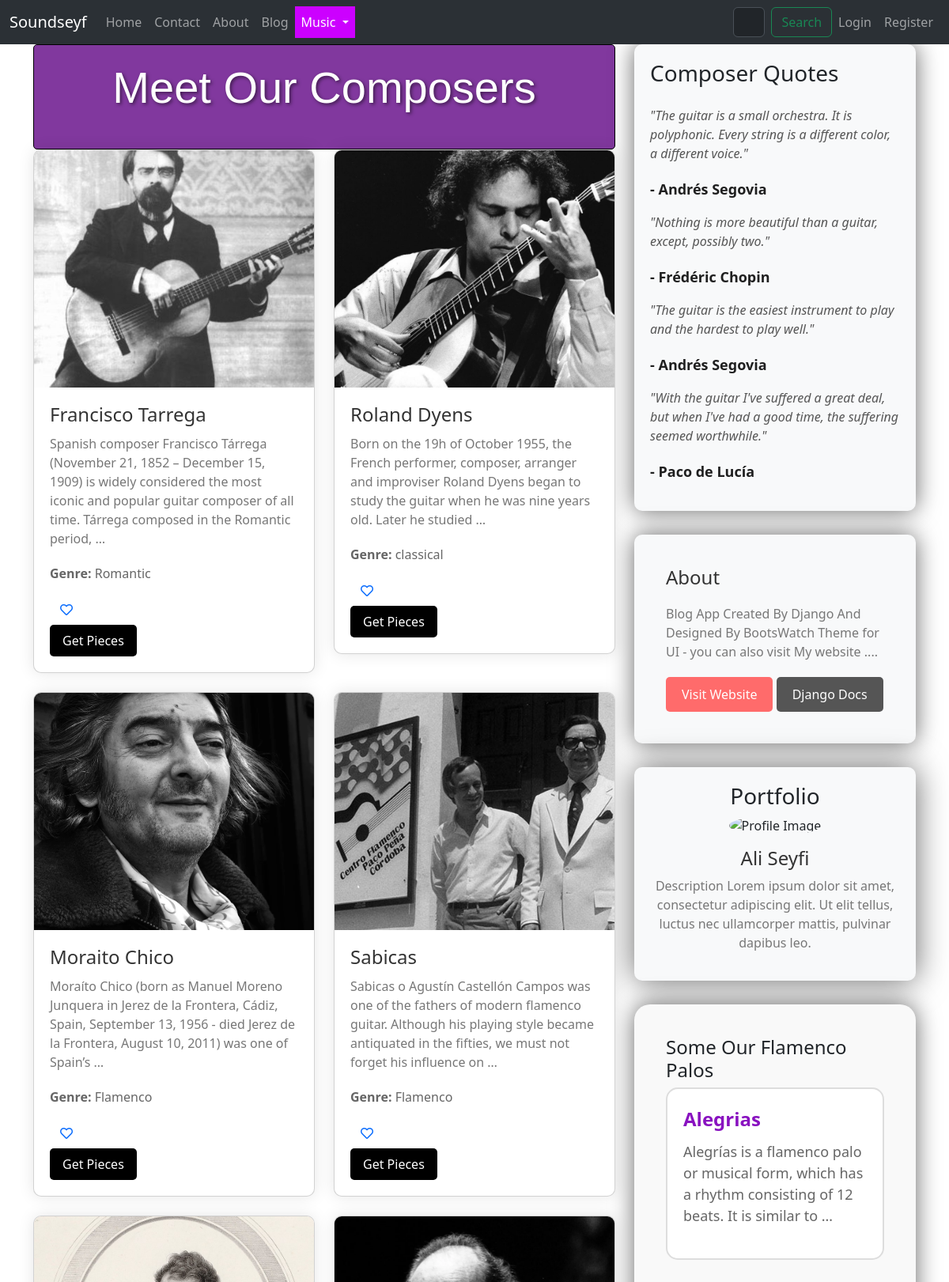
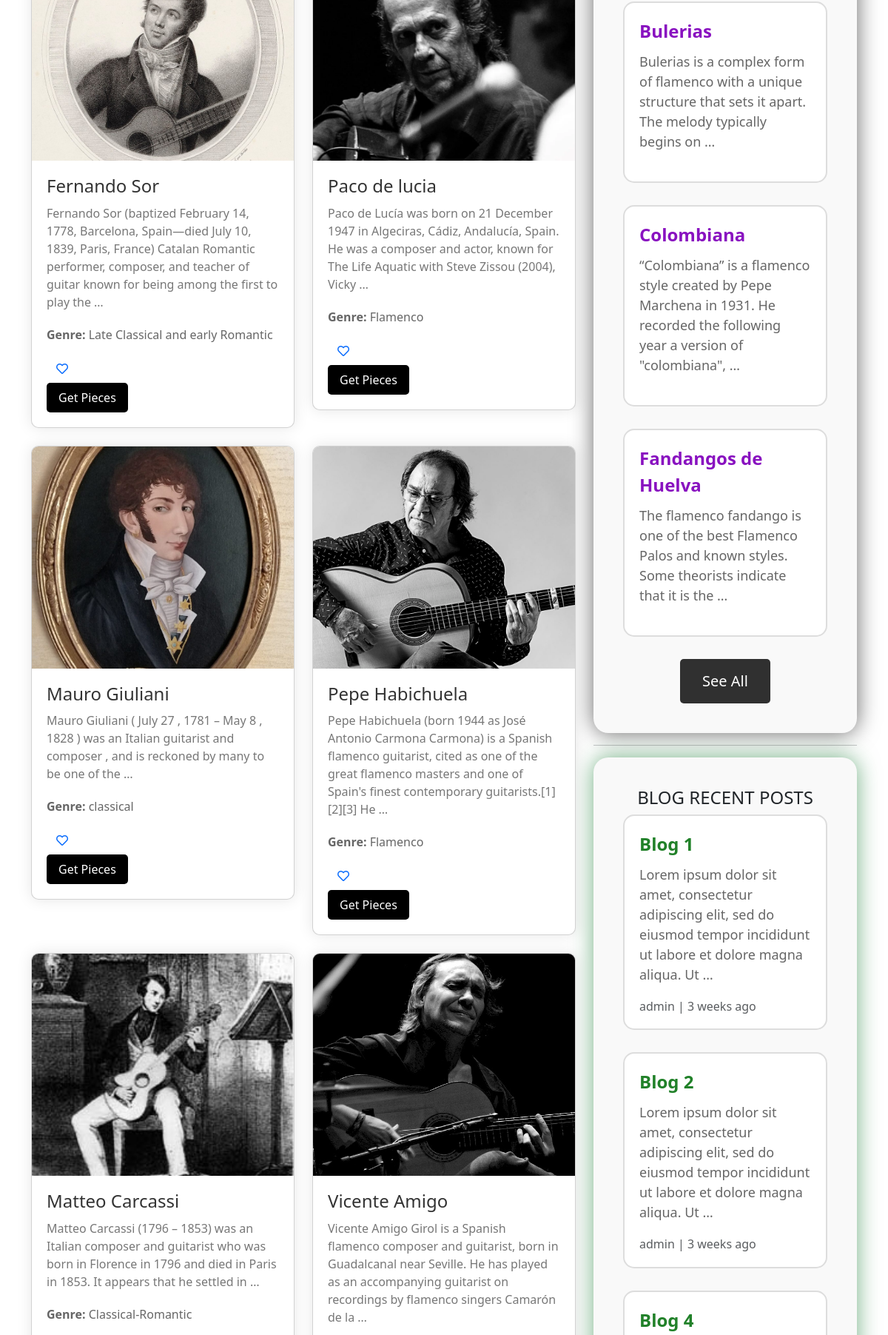
Screenshot of /music/composers (upper part) with the database file from the repository (2 pictures, top to bottom).
### music/models.py (models this page shows, shortened)
class Composer(models.Model):
    name = models.CharField(max_length=255,null=True,blank=True)
    biography = models.TextField(null=True, blank=True)
    image = models.ImageField(upload_to="Composers/" , default="default.jpg")
    genre = models.CharField(max_length=255,null=True,blank=True)
    nationality = models.CharField(blank=True,null=True,max_length=255)

class Palo(models.Model):
    name = models.CharField(max_length=255)
    description = models.TextField(null=True)
    song = models.FileField(upload_to="palos/")
    song_detail = models.TextField(null=True,blank=True)

### blog/models.py (models this page shows, shortened)
class Post(models.Model):
    title = models.CharField(max_length=255,unique=True)
    slug = models.SlugField(max_length=255,unique=True)
    author = models.ForeignKey(User,on_delete=models.CASCADE,null=True)
    content = models.TextField(null=True,blank=True)
    created_on = models.DateTimeField(auto_now_add=True)
    updated_on = models.DateTimeField(auto_now=True)
    published_on = models.DateTimeField(null=True)
    status = models.CharField(max_length=255,choices=STATUS_CHOICES)
    counted_views = models.IntegerField(default=0)
    login_required = models.BooleanField(default=False)
    class Meta:
        ordering = ['-created_on']

### music/views.py (the view)
# urls.py: path('composers',ComposersView , name="composers" ),
def ComposersView(request):
    composers = Composer.objects.all()
    p = Paginator(composers,10)
    try:
        page_number = request.GET.get('page')
        composers = p.get_page(page_number)
    except EmptyPage:
        composers = composers.get_page(1)
    except PageNotAnInteger:
        composers = composers.get_page(1)
    if request.user.is_authenticated:
         favorited_composer_ids = set(request.user.favoritecomposer_set.values_list('composer__id', flat=True))
         context = {"composers": composers, "favorited_composer_ids": favorited_composer_ids}
         return render(request,'music/composers.html',context)
    else:
         context = {"composers": composers}
         return render(request,'music/composers.html',context)

### blog/templatetags/blog-tags.py (called while the page is built)
@register.inclusion_tag('blog/recentposts.html')
def recentpost():
    recentposts = Post.objects.all().order_by('published_on')[:3]
    return  {"recentposts":recentposts}

### music/templatetags/music-tags.py (called while the page is built)
@register.inclusion_tag('music/somepalos.html')
def somepalos():
    somepalos = Palo.objects.all().order_by('name')[:4]
    return  {"somepalos":somepalos}

### templates/music/composers.html (shortened to what this page needs)
{% extends "base.html" %}
{% load static %}
{% load music-tags %}
{% load blog-tags %}
{% load thumbnail %}
{% block content %}
<div class="container">
  <div class="row">
    <div class="col-md-8">
      <div style="background-color: #81389e; border: 1px solid #000000; border-radius: 5px; padding: 20px;">
        <h2 class="card-title text-center mb-4" style="font-size: 3.5rem; font-family: 'Oswald', sans-serif; color: #ffffff; text-shadow: 2px 2px 4px rgba(0, 0, 0, 0.5);">Meet Our Composers</h2>
    </div>      <div class="row">
        {% for composer in composers %}
        <div class="col-md-6 mb-4">
          <div class="card composer-card">
            <img src="{% thumbnail composer.image "600x400" crop="center" as im %}{{ im.url }}{% endthumbnail %}"
              alt="{{ composer.name }}" class="card-img-top composer-image">
            <div class="composer-details">
              <a style="text-decoration: none;" href="{% url 'music:pieces' cid=composer.id %}"><h3 class="card-title composer-name">{{ composer.name }}</h3></a>
              <p class="card-text composer-bio">{{ composer.biography|truncatewords:30 }}</p>
              <p class="composer-genre"><strong>Genre:</strong> {{ composer.genre }}</p>
              <form action="{% url 'music:Favorites' composer_id=composer.id %}" method="post">
                <button type="submit" class="btn btn-link composer-like-button" aria-label="Favorite Composer">
                  {% if composer.id in favorited_composer_ids %}
                    <i class="fas fa-heart text-danger"></i>
                  {% else %}
                    <i class="far fa-heart"></i>
                  {% endif %}
                </button>
              </form>
              <a href="{% url 'music:pieces' cid=composer.id %}"
                class="btn btn-primary composer-button">Get Pieces</a>
            </div>
          </div>
        </div>
        {% endfor %}
      </div>
    </div>
    <div class="col-md-4">
      <div class="quote-card" style="box-shadow: 0 0 30px rgba(0, 0, 0, 0.6);">
        <h3 class="mb-4">Composer Quotes</h3>
        <ul class="list-unstyled">
          <li>
            <p class="quote-text">"The guitar is a small orchestra. It is polyphonic. Every string is a different color, a different voice."</p>
            <p class="quote-author">- Andrés Segovia</p>
          </li>
          <li>
            <p class="quote-text">"Nothing is more beautiful than a guitar, except, possibly two."</p>
            <p class="quote-author">- Frédéric Chopin</p>
          </li>
          <li>
            <p class="quote-text">"The guitar is the easiest instrument to play and the hardest to play well."</p>
            <p class="quote-author">- Andrés Segovia</p>
          </li>
          <li>
            <p class="quote-text">"With the guitar I've suffered a great deal, but when I've had a good time, the suffering seemed worthwhile."</p>
            <p class="quote-author">- Paco de Lucía</p>
          </li>
        </ul>
      </div>
      <div class="about-section" style="box-shadow: 0 0 30px rgba(0, 0, 0, 0.6);">
        <h3 class="about-header">About</h3>
        <p class="about-text">Blog App Created By Django And Designed By BootsWatch Theme for UI - you can also visit My website ....</p>
        <a href="https://bekbrace.com" class="btn btn-danger visit-website-button">Visit Website</a>
        <a href="https://docs.djangoproject.com/en/3.1" class="btn btn-secondary visit-website-button" style="background-color: #555;">Django Docs</a>
      </div>
      <div class="portfolio-section">
        <div style="box-shadow: 0 0 40px rgba(0, 0, 0, 0.6);" class="portfolio-item">
          <h3>Portfolio</h3>
            <img src="{% static 'images/Ali.png' %}" alt="Profile Image" class="profile-image">
            <h4>Ali Seyfi</h4>
            <p>Description Lorem ipsum dolor sit amet, consectetur adipiscing elit. Ut elit tellus, luctus nec ullamcorper mattis, pulvinar dapibus leo.</p>
        </div>
    </div>
    {% somepalos %}
    <hr>
    {% recentpost %}
  </div>
    </div>
  </div>
{% endblock %}

### templates/base.html (shortened to what this page needs)
{% load static %}
{% load thumbnail %}
<!doctype html>
<html lang="en">
<head>
    <link href="https://cdn.jsdelivr.net/npm/bootstrap@5.3.3/dist/css/bootstrap.min.css" rel="stylesheet"
>
    <link rel="stylesheet" href="{% static 'css/footer.css' %}">
    <link rel="stylesheet" href="https://cdnjs.cloudflare.com/ajax/libs/font-awesome/5.15.4/css/all.min.css">
</head>
<body data-bs-theme="light">
    <nav class="navbar navbar-expand-lg bg-body-tertiary" data-bs-theme="dark">
        <div class="container-fluid">
            <a class="navbar-brand" href="{% url 'website:index' %}">Soundseyf</a>
            <div class="collapse navbar-collapse" id="navbarSupportedContent">
                <ul class="navbar-nav me-auto mb-2 mb-lg-0">
                    <li class="nav-item">
                        <a class="nav-link {% if request.path == '/' %}active{% endif %}" aria-current="page"
                            href="{% url 'website:index' %}">Home</a>
                    </li>
                    <li class="nav-item">
                        <a class="nav-link {% if '/contact/' in request.path %}active{% endif %}"
                            href="{% url 'website:contact' %}">Contact</a>
                    </li>
                    <li class="nav-item">
                        <a class="nav-link {% if '/about' in request.path %}active{% endif %}"
                            href="{% url 'website:about' %}">About</a>
                    </li>
                    <li class="nav-item">
                        <a class="nav-link {% if '/blog/' in request.path %}active{% endif %}"
                            href="{% url 'blog:blog-home' %}">Blog</a>
                    </li>
                    <li class="nav-item dropdown">
                        <a class="nav-link dropdown-toggle dropdown-toggle-arrow {% if '/music/' in request.path %}active{% endif %}"
                            href="#" role="button" data-bs-toggle="dropdown" aria-expanded="false">
                            Music
                        </a>
                    </li>
                </ul>
                <form style="padding-left: 45%;" method="get" class="d-flex me-auto" role="search"
                    action="{% url 'music:search' %}">
                    <input class="form-control me-2" name="s" type="search" placeholder="Search Composer fullname"
                        aria-label="Search" list="composer-list">
                    <button class="btn btn-outline-success" type="submit">Search</button>
                </form>
                <ul class="navbar-nav ms-auto">
                    {% if request.user.is_authenticated %}
                    <li class="nav-item dropdown">
                        <a class="nav-link dropdown-toggle" href="#" id="userDropdown" role="button"
                            data-bs-toggle="dropdown" aria-expanded="false">
                            {{ request.user.username }}
                        </a>
                        <ul class="dropdown-menu dropdown-menu-end" aria-labelledby="userDropdown">
                            <li><a class="dropdown-item" href="{% url 'music:Likes' %}">Favorites</a></li>
                            <li>
                                <hr class="dropdown-divider">
                            </li>
                            <li><a class="dropdown-item" href="{% url 'accounts:logout' %}">Logout</a></li>
                        </ul>
                    </li>
                    {% else %}
                    <li class="nav-item">
                        <a class="nav-link btn btn-primary" href="{% url 'accounts:login' %}">Login</a>
                    </li>
                    <li class="nav-item">
                        <a class="nav-link btn btn-success" href="{% url 'accounts:register' %}">Register</a>
                    </li>
                    {% endif %}
                </ul>
            </div>
        </div>
    </nav>
    {% block content %}
    {% endblock content %}
</body>
</html>
{% load sweetify %}

### templates/music/somepalos.html (shortened to what this page needs)
{% load static %}
<!DOCTYPE html>
<html lang="en">
<head>
</head>
<body>
    <div class="flamenco-container">
        <h4>Some Our Flamenco Palos</h4>
        {% for palo in somepalos %}
        <div class="flamenco-palo">
            <div class="flamenco-title">{{ palo.name }}</div>
            <div class="flamenco-snippet">{{ palo.description|truncatewords:20 }}</div>
        </div>
        {% endfor %}
        <a href="{% url 'music:palos' %}" class="see-all-button">See All</a>
    </div>
</body>
</html>

### templates/blog/recentposts.html (shortened to what this page needs)
{% load static %}
{% load humanize %}
<!DOCTYPE html>
<html lang="en">
<head>
</head>
<body>
    <div class="blog-container">
        <h4>BLOG RECENT POSTS</h4>
        {% for post in recentposts %}
        <div class="blog-env">
            <div class="blog-title">{{ post.title }}</div>
            <div class="blog-snippet">{{ post.content|truncatewords:20 }}</div>
            <p class="card-text text-muted h6">{{ post.author }} | {{post.created_on|naturaltime }}</p>
        </div>
        {% endfor %}
    </div>
</body>
</html>

### templates/base.html (style rules this page uses)
.navbar-nav .nav-link.active { color: rgb(255, 255, 255); background-color: rgb(204, 0, 255); }

### templates/music/composers.html (style rules this page uses)
.composer-card { background-color: #fff; border-radius: 10px; box-shadow: 0 0 20px rgba(0, 0, 0, 0.1); overflow: hidden; transition: transform 0.3s ease; }
.composer-image { width: 100%; height: 300px; object-fit: cover; }
.composer-details { padding: 20px; }
.composer-name { font-size: 1.5rem; color: #333; margin-bottom: 10px; }
.composer-genre { font-size: 1rem; color: #666; margin-bottom: 15px; }
.composer-bio { font-size: 1rem; color: #777; margin-bottom: 20px; }
.composer-button { background-color: #000000; color: #fff; border: none; padding: 8px 16px; border-radius: 5px; font-size: 1rem; transition: background-color 0.3s ease; }
.quote-card { background-color: #f8f9fa; border-radius: 10px; padding: 20px; margin-bottom: 20px; }
.quote-text { font-style: italic; color: #555; margin-bottom: 20px; }
.quote-author { font-weight: bold; color: #1f1f1f; font-size: large; }
.about-section { background-color: #f8f9fa; padding: 40px; border-radius: 10px; margin-top: 30px; }
.about-header { font-size: 1.5rem; color: #333; margin-bottom: 20px; }
.about-text { font-size: 1rem; color: #777; margin-bottom: 20px; }
.visit-website-button { background-color: #ff6b6b; color: #fff; border: none; padding: 10px 20px; border-radius: 5px; font-size: 1rem; transition: background-color 0.3s ease; }
.portfolio-section { margin-top: 30px; }
.portfolio-item { margin-bottom: 30px; padding: 20px; background-color: #f8f9fa; border-radius: 10px; box-shadow: 0 0 20px rgba(0, 0, 0, 0.1); text-align: center; }
.profile-image { width: 200px; height: 200px; border-radius: 50%; margin: 0 auto 15px; object-fit: cover; }
.portfolio-item h4 { font-size: 1.5rem; color: #333; }
.portfolio-item p { font-size: 1rem; color: #777; }

### templates/music/somepalos.html (style rules this page uses)
.flamenco-container { background-color: #f9f9f9; padding: 40px; border-radius: 20px; box-shadow: 0 0 30px rgba(0, 0, 0, 0.6); max-width: 800px; margin: 0 auto; display: flex; flex-direction: column; align-items: center; }
.flamenco-palo { margin-bottom: 30px; padding: 20px; border: 2px solid #ddd; border-radius: 15px; background-color: #ffffff; transition: transform 0.3s ease; max-width: 600px; width: 100%; position: relative; }
.flamenco-palo::after { content: ""; position: absolute; top: 0; left: 0; right: 0; bottom: 0; border-radius: 15px; box-shadow: 0 0 20px rgba(0, 0, 0, 0.3); opacity: 0; transition: opacity 0.3s ease; }
.flamenco-title { font-size: 24px; font-weight: bold; color: #8912c0; margin-bottom: 10px; }
.flamenco-snippet { font-size: 18px; color: #666; margin-bottom: 20px; }
.see-all-button { padding: 15px 30px; background-color: #303030; color: #fff; border: none; border-radius: 5px; cursor: pointer; transition: background-color 0.3s ease; text-decoration: none; font-size: 20px; }

### templates/blog/recentposts.html (style rules this page uses)
.blog-container { background-color: #f9f9f9; padding: 40px; border-radius: 20px; box-shadow: 0 0 30px rgba(18, 120, 47, 0.6); max-width: 800px; margin: 0 auto; display: flex; flex-direction: column; align-items: center; }
.blog-env { margin-bottom: 30px; padding: 20px; border: 2px solid #ddd; border-radius: 15px; background-color: #ffffff; transition: transform 0.3s ease; max-width: 600px; width: 100%; position: relative; }
.blog-env::after { content: ""; position: absolute; top: 0; left: 0; right: 0; bottom: 0; border-radius: 15px; box-shadow: 0 0 20px rgba(0, 0, 0, 0.3); opacity: 0; transition: opacity 0.3s ease; }
.blog-title { font-size: 24px; font-weight: bold; color: #218129; margin-bottom: 10px; }
.blog-snippet { font-size: 18px; color: #666; margin-bottom: 20px; }
.see-all-button { padding: 15px 30px; background-color: #303030; color: #fff; border: none; border-radius: 5px; cursor: pointer; transition: background-color 0.3s ease; text-decoration: none; font-size: 20px; }

### rows the page displays
Composer: image (picture), name "Francisco Tarrega", biography "Spanish composer Francisco Tárrega (November 21, 1852 – December 15, 1909) is widely considered the most iconic and popular guitar composer of all time. Tárrega composed in the Romantic period, …", genre "Romantic"
Composer: image (picture), name "Roland Dyens", biography "Born on the 19h of October 1955, the French performer, composer, arranger and improviser Roland Dyens began to study the guitar when he was nine years old. Later he studied …", genre "classical"
Composer: image (picture), name "Moraito Chico", biography "Moraíto Chico (born as Manuel Moreno Junquera in Jerez de la Frontera, Cádiz, Spain, September 13, 1956 - died Jerez de la Frontera, August 10, 2011) was one of Spain’s …", genre "Flamenco"
Composer: image+name (picture), name "Sabicas", biography "Sabicas o Agustín Castellón Campos was one of the fathers of modern flamenco guitar. Although his playing style became antiquated in the fifties, we must not forget his influence on …", genre "Flamenco"
Composer: image (picture), name "Fernando Sor", biography "Fernando Sor (baptized February 14, 1778, Barcelona, Spain—died July 10, 1839, Paris, France) Catalan Romantic performer, composer, and teacher of guitar known for being among the first to play the …", genre "Late Classical and early Romantic"
Composer: image (picture), name "Paco de lucia", biography "Paco de Lucía was born on 21 December 1947 in Algeciras, Cádiz, Andalucía, Spain. He was a composer and actor, known for The Life Aquatic with Steve Zissou (2004), Vicky …", genre "Flamenco"
Composer: image (picture), name "Mauro Giuliani", biography "Mauro Giuliani ( July 27 , 1781 – May 8 , 1828 ) was an Italian guitarist and composer , and is reckoned by many to be one of the …", genre "classical"
Composer: image (picture), name "Pepe Habichuela", biography "Pepe Habichuela (born 1944 as José Antonio Carmona Carmona) is a Spanish flamenco guitarist, cited as one of the great flamenco masters and one of Spain's finest contemporary guitarists.[1][2][3] He …", genre "Flamenco"
Composer: image (picture), name "Matteo Carcassi", biography "Matteo Carcassi (1796 – 1853) was an Italian composer and guitarist who was born in Florence in 1796 and died in Paris in 1853. It appears that he settled in …", genre "Classical-Romantic"
Composer: image (picture), name "Vicente Amigo", biography "Vicente Amigo Girol is a Spanish flamenco composer and guitarist, born in Guadalcanal near Seville. He has played as an accompanying guitarist on recordings by flamenco singers Camarón de la …"
Palo: name "Alegrias", description "Alegrías is a flamenco palo or musical form, which has a rhythm consisting of 12 beats. It is similar to …"
Palo: name "Bulerias", description "Bulerias is a complex form of flamenco with a unique structure that sets it apart. The melody typically begins on …"
Palo: name "Colombiana", description "“Colombiana” is a flamenco style created by Pepe Marchena in 1931. He recorded the following year a version of \"colombiana\", …"
Palo: name "Fandangos de Huelva", description "The flamenco fandango is one of the best Flamenco Palos and known styles. Some theorists indicate that it is the …"
Post: title "Blog 1", content "Lorem ipsum dolor sit amet, consectetur adipiscing elit, sed do eiusmod tempor incididunt ut labore et dolore magna aliqua. Ut …", author "admin", created_on "3 weeks ago"
Post: title "Blog 2", content "Lorem ipsum dolor sit amet, consectetur adipiscing elit, sed do eiusmod tempor incididunt ut labore et dolore magna aliqua. Ut …", author "admin", created_on "3 weeks ago"
Post: title "Blog 4"
